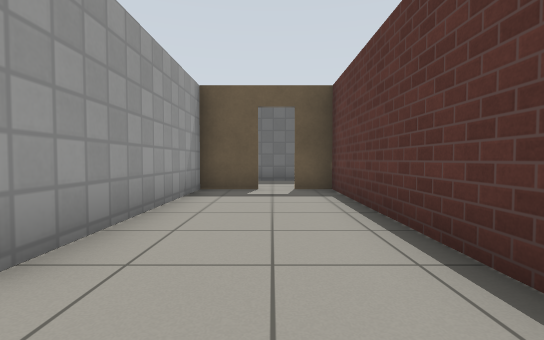
view 1 (above)

24 first-person views from a walk through a world built for the Gazebo simulator. The camera is 0.72 m above the floor, tilts 2° down and sees 85° across. The floor is counted in squares, 1 m on a side. Each view is taken from the middle of a square. On the plan, view 1 faces up. The plan holds only what a view shows up to about 10 squares ahead; the rest is blank. Gazebo's built-in surfaces are drawn with simple patterns.

view 2
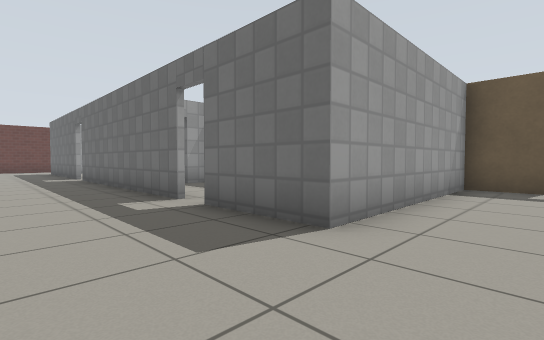

view 3
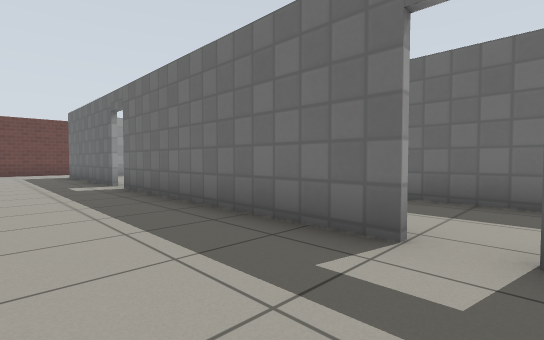

view 4
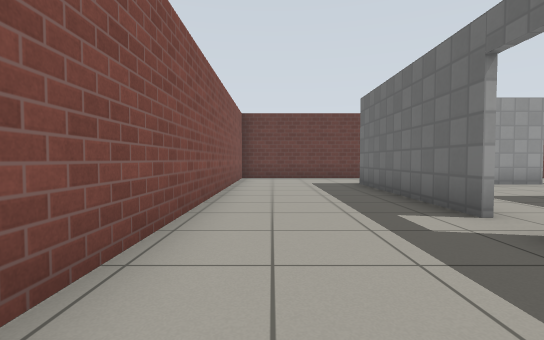

view 5
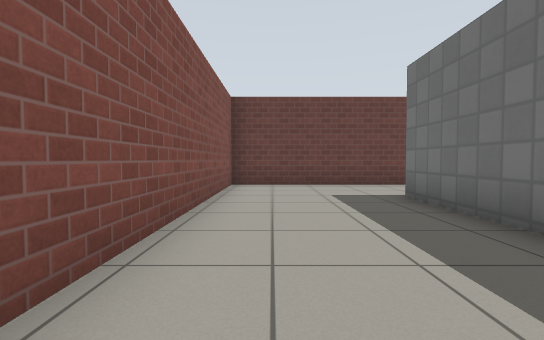

view 6
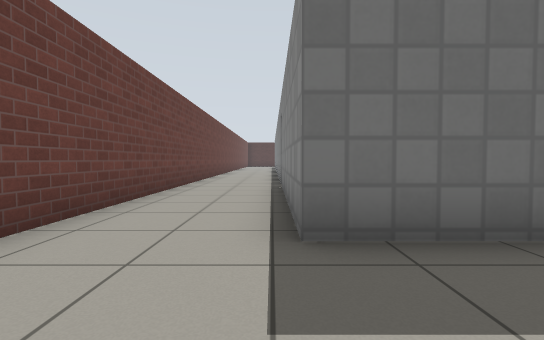

view 7
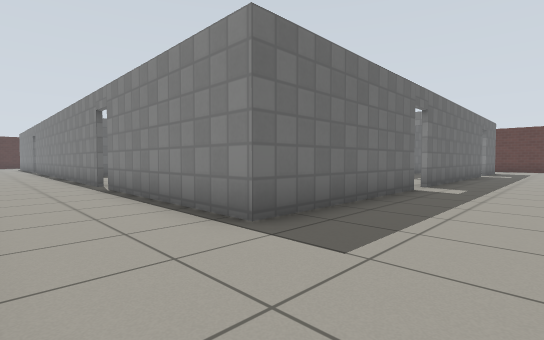

view 8
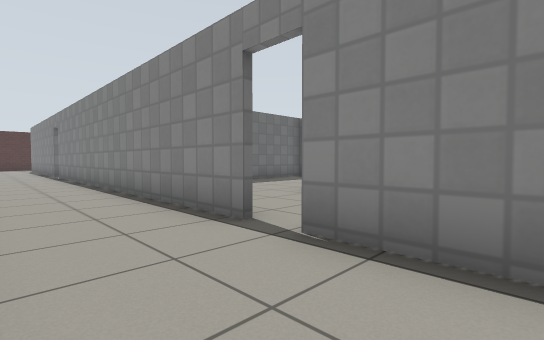

view 9
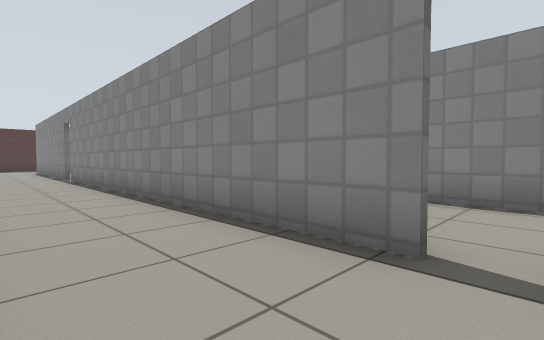

view 10
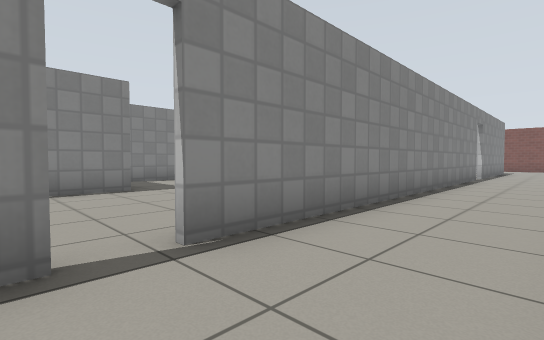

view 11
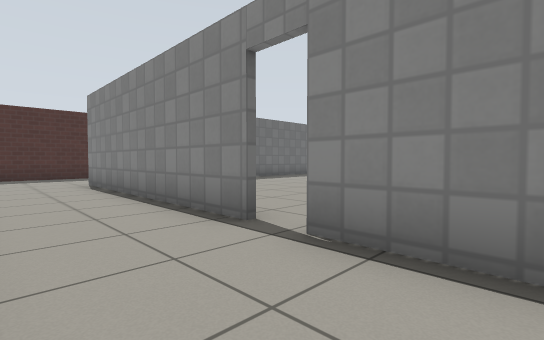

view 12
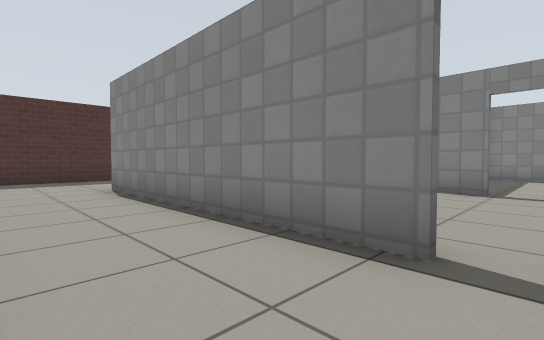

view 13
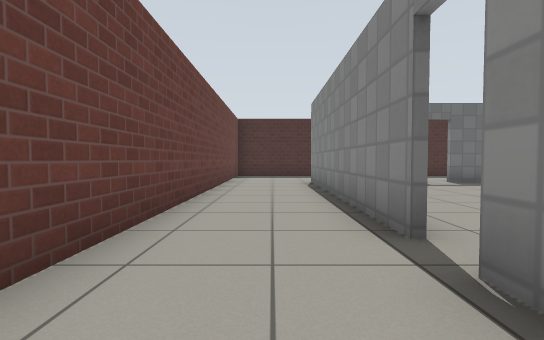

view 14
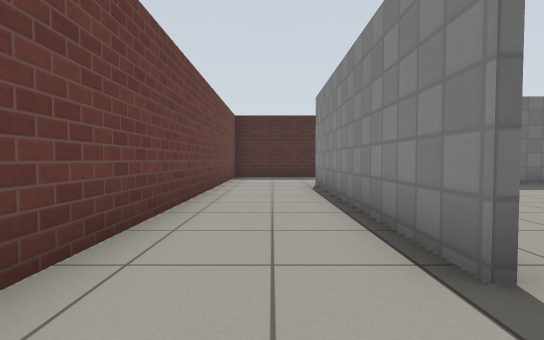

view 15
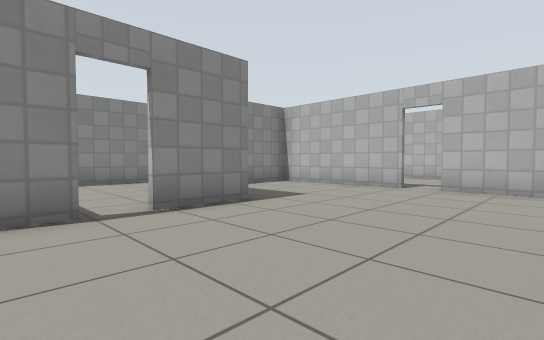

view 16
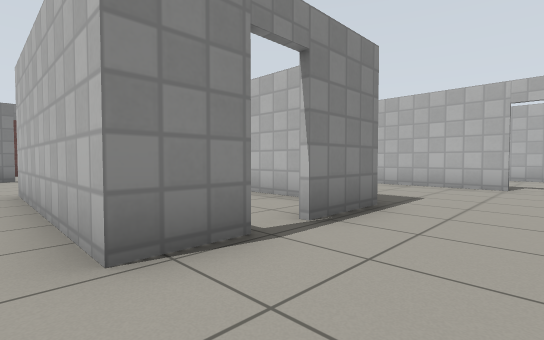

view 17
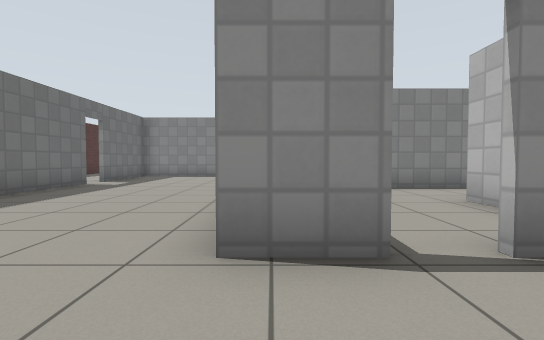

view 18
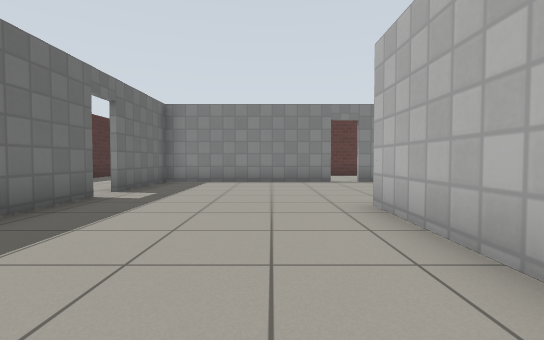

view 19
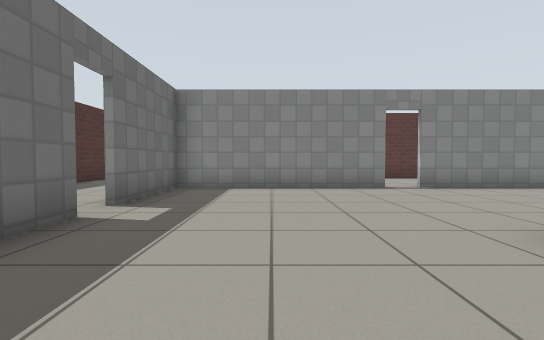

view 20
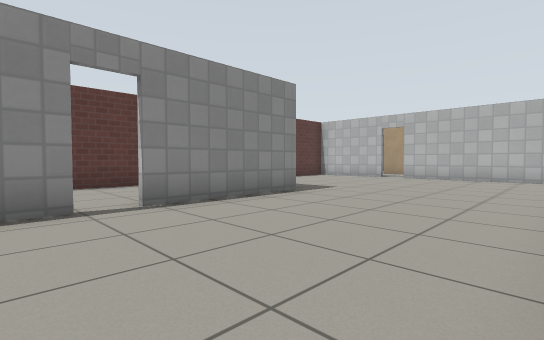

view 21
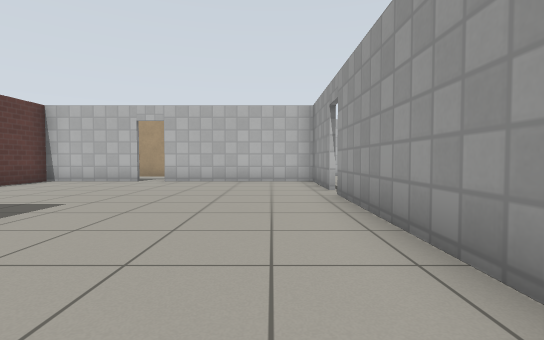

view 22
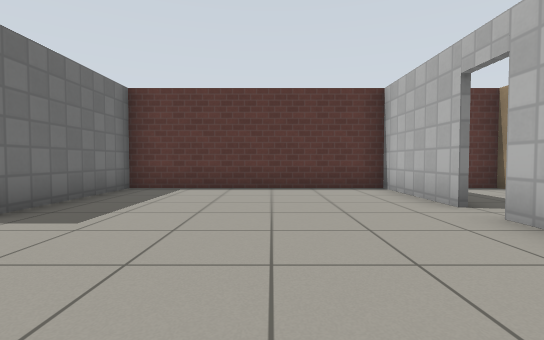

view 23
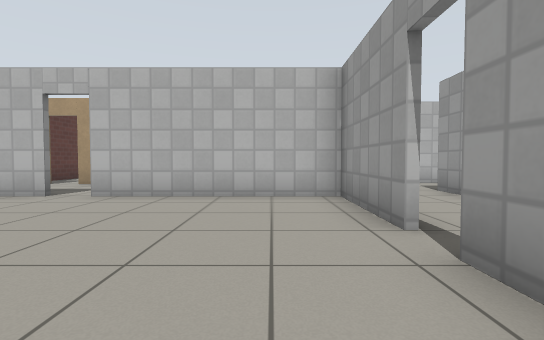

view 24
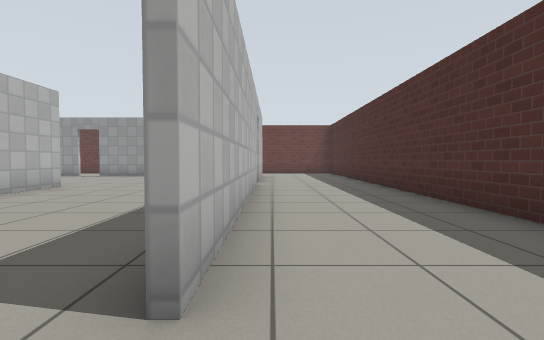

### Floor plan
Points are (right, up) in squares from view 1. A wall is a line through its corners. A room is listed if a view was taken in it or the views show most of it. See-through windows are left out.
Room 1 (views 1, 2, 3, 4, 5, 6, 7, 8, 9, 10, 11, 12, 13, 14, 24)
walls: (-20.5, 9) (-20.5, -2.2) (-10.1, -2.2); (-17.7, 7.6) (-17.7, 18.9); (-17.7, 19.6) (-17.7, 26.6); (-12.6, 1.6) (-17.7, 1.6) (-17.7, 6.9); (-13.4, 26.6) (-6.2, 26.6); (-5, 1.6) (-11.8, 1.6); (-20.5, 28) (-20.5, 18.5); (-0.3, 7.2) (-1.7, 7.2) (-1.7, 1.6) (-4.1, 1.6); (-16.8, 30) (-19.6, 30); (1.5, 7.2) (0.5, 7.2); (-8.3, 30) (-15.1, 30); (1.5, 1.5) (1.5, 8.1)
ways out: open door at (-18, 19.5) to room 2; open door at (-14, 26.5) to room 2; open door at (-6, 26.5) to room 2; open door at (-4.5, 2) to room 3; opening at (-5, 28); open door at (-18, 7.5); open door at (-12, 2); open door at (0, 7)
Room 2 (views 15, 16, 17, 18, 19, 20, 21, 22, 23)
walls: (-7.3, 18.6) (-7.3, 13.9); (-2.4, 21) (-2.4, 26.4) (-5.5, 26.4); (-2.4, 16.5) (-2.4, 20.2); (-7.3, 13) (-7.3, 10.2) (-2.4, 10.2); (-10, 13.8) (-10, 16.5); (-12.8, 20.1) (-12.8, 21.4) (-7.2, 21.4); (-12.8, 17.4) (-12.8, 19.2); (-6.2, 26.4) (-9.1, 26.4); (-11.2, 26.4) (-13.4, 26.4); (-1.6, 10.2) (1.5, 10.2) (1.5, 16.6) (-2.1, 16.6); (-14.1, 13.4) (-10.4, 13.4); (-16.8, 13.4) (-14.9, 13.4)
ways out: open door at (-18, 19.5) to room 1; open door at (-14, 26.5) to room 1; open door at (-6, 26.5) to room 1; open door at (-14.5, 13); open door at (-13, 19.5); open door at (-7, 13.5); open door at (-2, 10); open door at (-2, 20.5)
Room 3 (no view inside)
walls: (-4.1, 4.5) (-6.1, 4.5); (-8.1, 4.2) (-8.1, 3.5)
ways out: open door at (-4.5, 2) to room 1; open door at (-8, 3)

Positions as (right, up) in squares from view 1, and headings:
1: (0, 0), facing up
2: (0, -1), facing up-left
3: (-4, -1), facing up-left
4: (-9, -1), facing left
5: (-12, -1), facing left
6: (-18, -1), facing up
7: (-20, -1), facing up-right
8: (-20, 5), facing up-right
9: (-20, 7), facing up-right
10: (-20, 20), facing down-right
11: (-20, 17), facing up-right
12: (-20, 19), facing up-right
13: (-19, 17), facing up
14: (-19, 18), facing up
15: (-17, 21), facing down-right
16: (-15, 22), facing down-right
17: (-15, 21), facing right
18: (-12, 23), facing right
19: (-10, 24), facing right
20: (-7, 22), facing down-right
21: (-6, 20), facing down
22: (-6, 13), facing right
23: (-6, 16), facing down
24: (-5, 27), facing left
